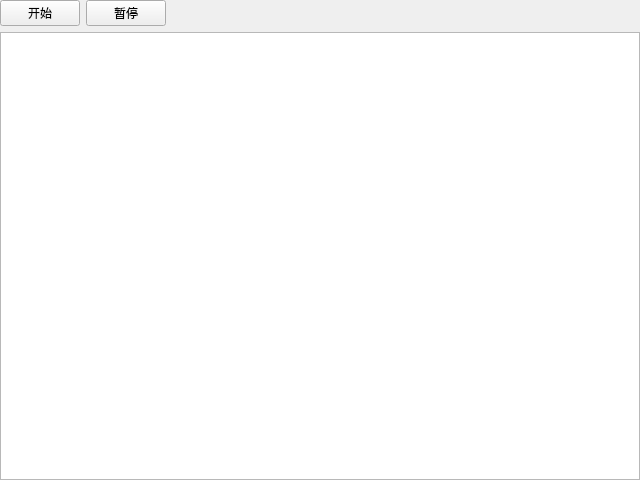
<?xml version="1.0" encoding="UTF-8"?>
<ui version="4.0">
 <class>Form</class>
 <widget class="QWidget" name="Form">
  <property name="geometry">
   <rect>
    <x>0</x>
    <y>0</y>
    <width>640</width>
    <height>480</height>
   </rect>
  </property>
  <property name="windowTitle">
   <string>Form</string>
  </property>
  <layout class="QVBoxLayout" name="verticalLayout">
   <property name="margin">
    <number>0</number>
   </property>
   <item>
    <layout class="QHBoxLayout" name="horizontalLayout">
     <item>
      <widget class="QPushButton" name="btn_start">
       <property name="enabled">
        <bool>true</bool>
       </property>
       <property name="sizePolicy">
        <sizepolicy hsizetype="Fixed" vsizetype="Fixed">
         <horstretch>0</horstretch>
         <verstretch>0</verstretch>
        </sizepolicy>
       </property>
       <property name="text">
        <string>开始</string>
       </property>
      </widget>
     </item>
     <item>
      <widget class="QPushButton" name="btn_stop">
       <property name="sizePolicy">
        <sizepolicy hsizetype="Fixed" vsizetype="Fixed">
         <horstretch>0</horstretch>
         <verstretch>0</verstretch>
        </sizepolicy>
       </property>
       <property name="text">
        <string>暂停</string>
       </property>
      </widget>
     </item>
     <item>
      <spacer name="horizontalSpacer">
       <property name="orientation">
        <enum>Qt::Horizontal</enum>
       </property>
       <property name="sizeHint" stdset="0">
        <size>
         <width>40</width>
         <height>20</height>
        </size>
       </property>
      </spacer>
     </item>
    </layout>
   </item>
   <item>
    <widget class="QTableView" name="tableView"/>
   </item>
  </layout>
 </widget>
 <resources>
  <include location="tester.qrc"/>
 </resources>
 <connections/>
</ui>
